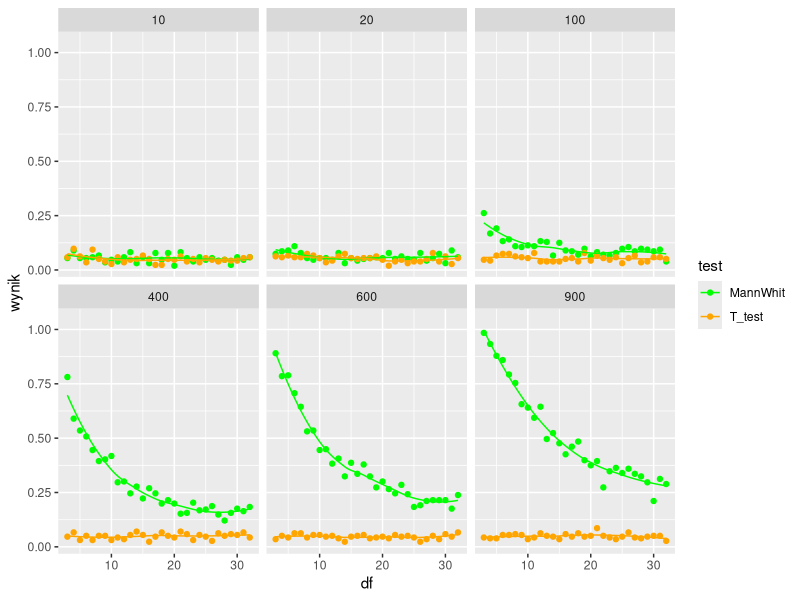

Recreate this plot in R.
## ---- chunk 1
knitr::opts_chunk$set(echo = TRUE)
library(tidyverse)
library(ggplot2)
## ---- chunk 2
n<-c(10,20,100,400,600,900)
df<-c(3:32)
params<-expand.grid(n=n,df=df)

## ---- chunk 3

mann_whit<-function(df,n)
{
  mean(sapply(1:256, function(i) wilcox.test(rnorm(n),(rchisq(n,df=df)-df)/sqrt(df))$p.value<0.05))
}




t_test<-function(df,n)
{
  mean(sapply(1:256, function(i) t.test(rnorm(n),(rchisq(n,df=df)-df)/sqrt(df), mu=0)$p.value<0.05))
}

MannWhit<-c()
T_test<-c()


for(i in 1:nrow(params))
{
  MannWhit[i]<-mann_whit(params[i,2],params[i,1])
  T_test[i]<-t_test(params[i,2],params[i,1])
}
params<-cbind(params,MannWhit)

params<-cbind(params,T_test)

nowa_params<-params%>%
  pivot_longer(cols=c("MannWhit","T_test"),names_to = "test",values_to = "wynik")

## ---- chunk 4
ggplot(nowa_params, aes(df, wynik, color=test))+
  geom_point()+
  geom_line(stat="smooth")+
  facet_wrap(~n)+
  scale_color_manual(values = c("MannWhit" = "green", "T_test" = "orange"))

